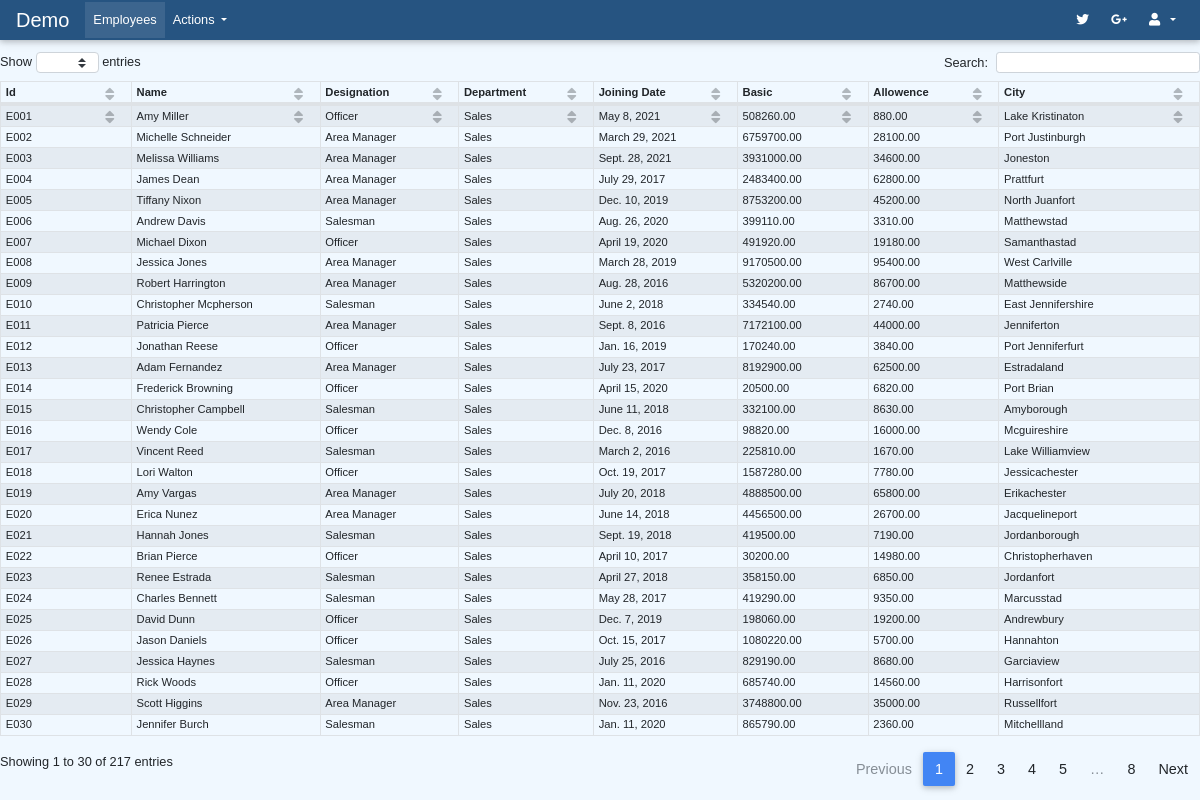
/employees/, run on the app's committed database.
### app_demo/models.py (models this page shows, shortened)
class Employee(models.Model):
    id = models.CharField(max_length=4,primary_key=True,db_column='emp_id')
    name = models.CharField(max_length=255,db_column='ename',unique=True)
    designation = models.CharField(max_length=40,db_column='desig')
    joining_date = models.DateField(db_column='doj')
    basic = models.DecimalField(max_digits=12,decimal_places=2,db_column='basic')
    allowence = models.DecimalField(max_digits=12,decimal_places=2,db_column='allowence')
    address = models.CharField(max_length=500,db_column='add_line')
    city = models.CharField(max_length=100,db_column='city')
    contact_no = models.CharField(max_length=50,db_column='contact_no')
    department = models.ForeignKey(Department,on_delete=models.DO_NOTHING)
    class Meta:
        db_table = 'emp'

class Department(models.Model):
    id = models.CharField(max_length=3,primary_key=True,db_column='dept_id')
    name = models.CharField(max_length=50,db_column='dname',unique=True)
    location = models.CharField(max_length=50,db_column='loc')
    class Meta:
        db_table = 'dept'

### app_demo/views.py (the view)
# urls.py: path('employees/', views.EmployeeListView.as_view(), name='index_employees'),
class EmployeeListView(ListView):
    model = Employee
    template_name = 'app_demo/list_employee.html'

### templates/app_demo/list_employee.html
{% extends 'app_demo/main.html' %}
{% load static %}
{% block content %}
  {% if employee_list %}
    <table id="dtHorizontalVerticalExample" class="table table-striped table-bordered table-sm" cellspacing="0" width="100%">
      <thead>
      <tr>
        <th class="th-sm">Id</th>
        <th class="th-sm">Name</th>
        <th class="th-sm">Designation</th>
        <th class="th-sm">Department</th>
        <th class="th-sm">Joining Date</th>
        <th class="th-sm">Basic</th>
        <th class="th-sm">Allowence</th>
        <th class="th-sm">City</th>
      </tr>
      </thead>
      <tbody>
        {% for emp in employee_list %}
          <tr>
            <td>{{emp.id}}</td>
            <td>{{emp.name}}</td>
            <td>{{emp.designation}}</td>
            <td>{{emp.department.name}}</td>
            <td>{{emp.joining_date}}</td>
            <td>{{emp.basic}}</td>
            <td>{{emp.allowence}}</td>
            <td>{{emp.city}}</td>
          </tr>
        {% endfor %}
      </tbody>
    </table>
  {% else %}
    <h3>No Employee Informations</h3>
  {% endif %}
{% endblock %}

### templates/app_demo/main.html (shortened to what this page needs)
<!DOCTYPE html>
{% load static %}
<head>
  <link rel="stylesheet" href="https://use.fontawesome.com/releases/v5.11.2/css/all.css">
  <link rel="stylesheet" href="{% static 'css/bootstrap.min.css' %}">
  <link rel="stylesheet" href="{% static 'css/mdb.min.css' %}">
  <link rel="stylesheet" href="{% static './css/addons/datatables.min.css' %}">
  <link rel="stylesheet" href="{% static 'css/style.css' %}">
  <link rel="stylesheet" href="{% static 'css/standard.css' %}">
</head>
<body style="height:90vh">
  <nav class="mb-1 navbar navbar-expand-lg navbar-dark" style="background-color: #265481;">
    <a class="navbar-brand" href="#">Demo</a>
    <div class="collapse navbar-collapse" id="navbarSupportedContent-333">
      <ul class="navbar-nav mr-auto">
        <li class="nav-item active">
          <a class="nav-link" href="{% url 'app_demo:index_employees' %}">Employees
          </a>
        </li>
        <li class="nav-item dropdown">
          <a class="nav-link dropdown-toggle" id="navbarDropdownMenuLink-333" data-toggle="dropdown"
            aria-haspopup="true" aria-expanded="false">Actions
          </a>
        </li>
      </ul>
      <ul class="navbar-nav ml-auto nav-flex-icons">
        <li class="nav-item">
          <a class="nav-link waves-effect waves-light">
            <i class="fab fa-twitter"></i>
          </a>
        </li>
        <li class="nav-item">
          <a class="nav-link waves-effect waves-light">
            <i class="fab fa-google-plus-g"></i>
          </a>
        </li>
        <li class="nav-item dropdown">
          <a class="nav-link dropdown-toggle" id="navbarDropdownMenuLink-333" data-toggle="dropdown"
            aria-haspopup="true" aria-expanded="false">
            <i class="fas fa-user"></i>
          </a>
        </li>
      </ul>
    </div>
  </nav>
  <div style="height:100%">
      {% block content %}
      {% endblock %}
  </div>
</body>
</html>

### static/css/standard.css (style rules this page uses)
body { font-size: 0.8em; font-family: Verdana, Geneva, Tahoma, sans-serif; background-color: aliceblue; }
table td { font-size: .7rem; font-weight: 200; font-family: Verdana, Geneva, Tahoma, sans-serif; }
table th { font-size: .7rem; font-weight: bold; font-family: Verdana, Geneva, Tahoma, sans-serif; }
table.table-sm th, table.table-sm td { padding-top: 0.1rem; padding-bottom: 0.1rem; }
.table { margin-bottom : 0rem; }
table.dataTable thead .sorting:before, table.dataTable thead .sorting:after, table.dataTable thead .sorting_asc:before, table.dataTable thead .sorting_asc:after, table.dataTable thead .sorting_desc:before, table.dataTable thead .sorting_desc:after, table.dataTable thead .sorting_asc_disabled:before, table.dataTable thead .sorting_asc_disabled:after, table.dataTable thead .sorting_desc_disabled:before, table.dataTable thead .sorting_desc_disabled:after { top: 0; position: absolute; bottom: 0.5em; scroll-margin-top: block; opacity: .3; }
.navbar { padding-top: 0rem; padding-bottom: 0rem; }

### data on the page
Employee: id "E001", name "Amy Miller", designation "Officer", department.name "Sales", joining_date "May 8, 2021", basic "508260.00", allowence "880.00", city "Lake Kristinaton"
Employee: id "E002", name "Michelle Schneider", designation "Area Manager", department.name "Sales", joining_date "March 29, 2021", basic "6759700.00", allowence "28100.00", city "Port Justinburgh"
Employee: id "E003", name "Melissa Williams", designation "Area Manager", department.name "Sales", joining_date "Sept. 28, 2021", basic "3931000.00", allowence "34600.00", city "Joneston"
Employee: id "E004", name "James Dean", designation "Area Manager", department.name "Sales", joining_date "July 29, 2017", basic "2483400.00", allowence "62800.00", city "Prattfurt"
Employee: id "E005", name "Tiffany Nixon", designation "Area Manager", department.name "Sales", joining_date "Dec. 10, 2019", basic "8753200.00", allowence "45200.00", city "North Juanfort"
Employee: id "E006", name "Andrew Davis", designation "Salesman", department.name "Sales", joining_date "Aug. 26, 2020", basic "399110.00", allowence "3310.00", city "Matthewstad"
Employee: id "E007", name "Michael Dixon", designation "Officer", department.name "Sales", joining_date "April 19, 2020", basic "491920.00", allowence "19180.00", city "Samanthastad"
Employee: id "E008", name "Jessica Jones", designation "Area Manager", department.name "Sales", joining_date "March 28, 2019", basic "9170500.00", allowence "95400.00", city "West Carlville"
Employee: id "E009", name "Robert Harrington", designation "Area Manager", department.name "Sales", joining_date "Aug. 28, 2016", basic "5320200.00", allowence "86700.00", city "Matthewside"
Employee: id "E010", name "Christopher Mcpherson", designation "Salesman", department.name "Sales", joining_date "June 2, 2018", basic "334540.00", allowence "2740.00", city "East Jennifershire"
Employee: id "E011", name "Patricia Pierce", designation "Area Manager", department.name "Sales", joining_date "Sept. 8, 2016", basic "7172100.00", allowence "44000.00", city "Jenniferton"
Employee: id "E012", name "Jonathan Reese", designation "Officer", department.name "Sales", joining_date "Jan. 16, 2019", basic "170240.00", allowence "3840.00", city "Port Jenniferfurt"
Employee: id "E013", name "Adam Fernandez", designation "Area Manager", department.name "Sales", joining_date "July 23, 2017", basic "8192900.00", allowence "62500.00", city "Estradaland"
Employee: id "E014", name "Frederick Browning", designation "Officer", department.name "Sales", joining_date "April 15, 2020", basic "20500.00", allowence "6820.00", city "Port Brian"
Employee: id "E015", name "Christopher Campbell", designation "Salesman", department.name "Sales", joining_date "June 11, 2018", basic "332100.00", allowence "8630.00", city "Amyborough"
Employee: id "E016", name "Wendy Cole", designation "Officer", department.name "Sales", joining_date "Dec. 8, 2016", basic "98820.00", allowence "16000.00", city "Mcguireshire"
Employee: id "E017", name "Vincent Reed", designation "Salesman", department.name "Sales", joining_date "March 2, 2016", basic "225810.00", allowence "1670.00", city "Lake Williamview"
Employee: id "E018", name "Lori Walton", designation "Officer", department.name "Sales", joining_date "Oct. 19, 2017", basic "1587280.00", allowence "7780.00", city "Jessicachester"
Employee: id "E019", name "Amy Vargas", designation "Area Manager", department.name "Sales", joining_date "July 20, 2018", basic "4888500.00", allowence "65800.00", city "Erikachester"
Employee: id "E020", name "Erica Nunez", designation "Area Manager", department.name "Sales", joining_date "June 14, 2018", basic "4456500.00", allowence "26700.00", city "Jacquelineport"
Employee: id "E021", name "Hannah Jones", designation "Salesman", department.name "Sales", joining_date "Sept. 19, 2018", basic "419500.00", allowence "7190.00", city "Jordanborough"
Employee: id "E022", name "Brian Pierce", designation "Officer", department.name "Sales", joining_date "April 10, 2017", basic "30200.00", allowence "14980.00", city "Christopherhaven"
Employee: id "E023", name "Renee Estrada", designation "Salesman", department.name "Sales", joining_date "April 27, 2018", basic "358150.00", allowence "6850.00", city "Jordanfort"
Employee: id "E024", name "Charles Bennett", designation "Salesman", department.name "Sales", joining_date "May 28, 2017", basic "419290.00", allowence "9350.00", city "Marcusstad"
Employee: id "E025", name "David Dunn", designation "Officer", department.name "Sales", joining_date "Dec. 7, 2019", basic "198060.00", allowence "19200.00", city "Andrewbury"
Employee: id "E026", name "Jason Daniels", designation "Officer", department.name "Sales", joining_date "Oct. 15, 2017", basic "1080220.00", allowence "5700.00", city "Hannahton"
Employee: id "E027", name "Jessica Haynes", designation "Salesman", department.name "Sales", joining_date "July 25, 2016", basic "829190.00", allowence "8680.00", city "Garciaview"
Employee: id "E028", name "Rick Woods", designation "Officer", department.name "Sales", joining_date "Jan. 11, 2020", basic "685740.00", allowence "14560.00", city "Harrisonfort"
Employee: id "E029", name "Scott Higgins", designation "Area Manager", department.name "Sales", joining_date "Nov. 23, 2016", basic "3748800.00", allowence "35000.00", city "Russellfort"
Employee: id "E030", name "Jennifer Burch", designation "Salesman", department.name "Sales", joining_date "Jan. 11, 2020", basic "865790.00", allowence "2360.00", city "Mitchellland"
